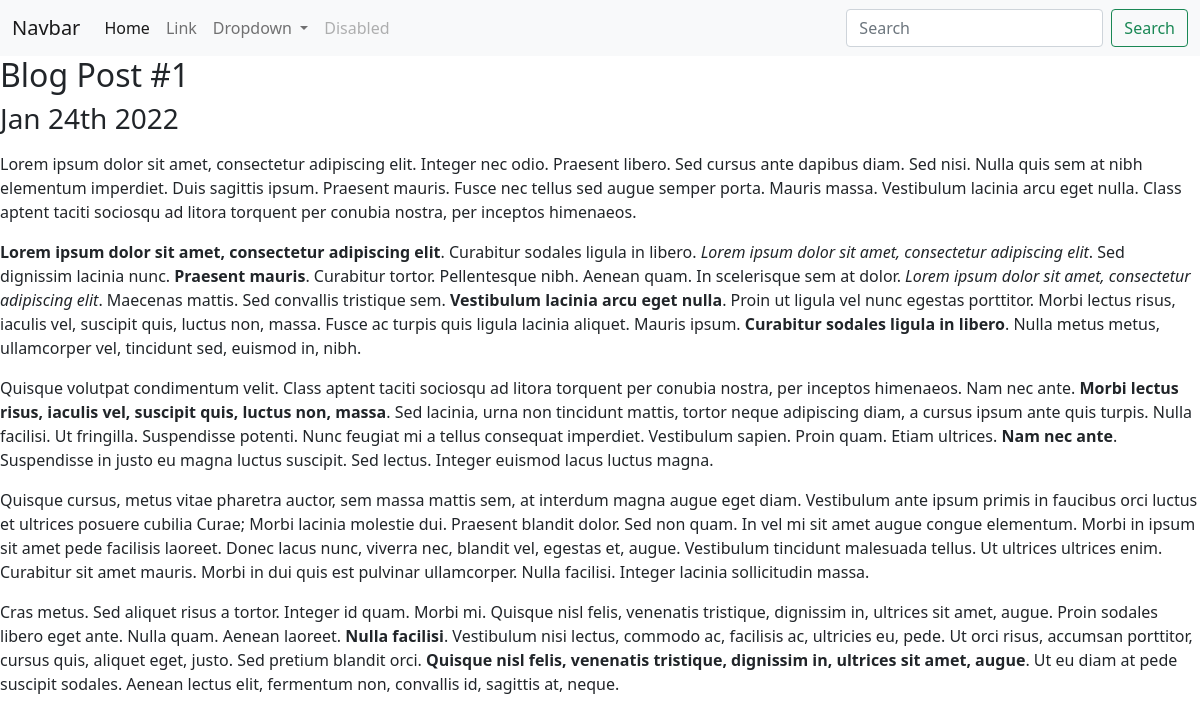
Page /blog/1/ on the committed database.
### blog/models.py (models this page shows, shortened)
class Blog(models.Model):
    title = models.CharField(max_length=100)
    description = models.TextField()
    date = models.DateField()

### blog/views.py (the view)
# urls.py: path('<int:blog_id>/', views.blog_post, name='blog_post')
def blog_post(request, blog_id):
    blog = get_object_or_404(Blog, pk=blog_id)
    return render(request, 'blog/blog_post.html', {'blog':blog})

### blog/templates/blog/blog_post.html
{% extends 'portfolio/base.html' %}
{% block content %}
<h2>{{ blog.title }}</h2>
<h3>{{ blog.date|date:'M jS Y' }}</h3>
<p>{{ blog.description|safe }}</p>
{% endblock %}

### rows in the picture
Blog: title "Blog Post #1", date "Jan 24th 2022", description "Lorem ipsum dolor sit amet, consectetur adipiscing elit. Integer nec odio. Praesent libero. Sed cursus ante dapibus diam. Sed nisi. Nulla quis sem at nibh elementum imperdiet. Duis sagittis ipsum. Praesent mauris. Fusce nec tellus sed augue semper porta. Mauris massa. Vestibulum lacinia arcu eget nulla. Class aptent taciti sociosqu ad litora torquent per conubia nostra, per inceptos himenaeos. Lorem ipsum dolor sit amet, consectetur adipiscing elit . Curabitur sodales ligula in libero. Lorem ipsum dolor sit amet, consectetur adipiscing elit . Sed dignissim lacinia nunc. Praesent mauris . Curabitur tortor. Pellentesque nibh. Aenean quam. In scelerisque sem at dolor. Lorem ipsum dolor sit…"
